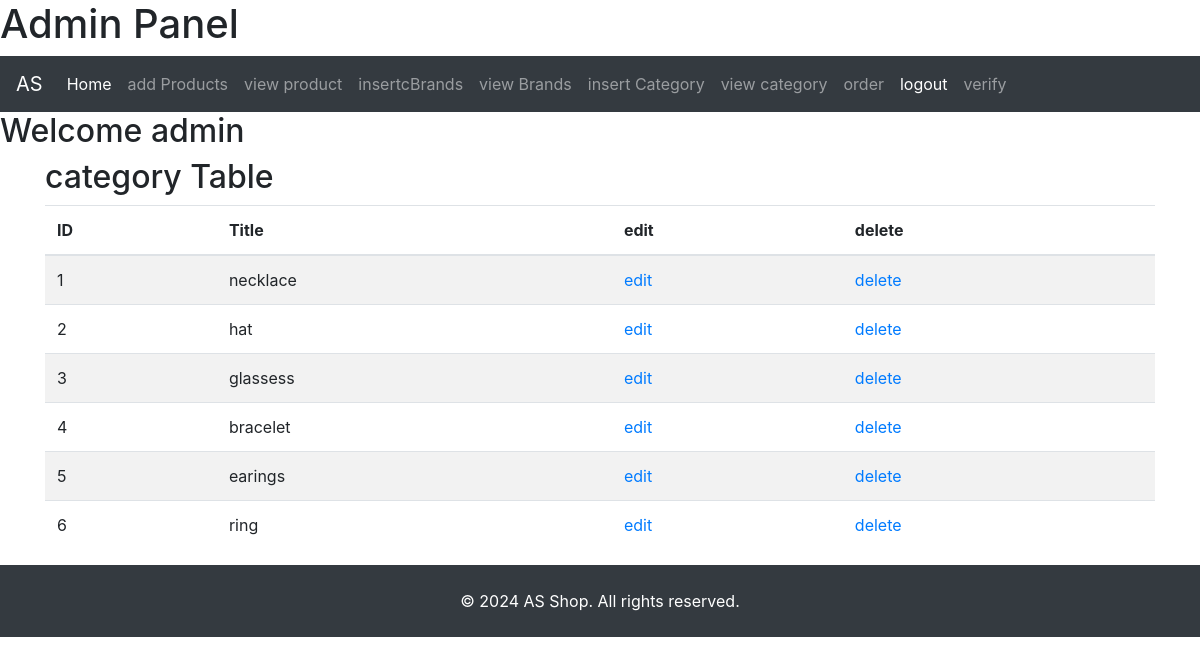
The page /admin/home.php?view_category (signed in) on the database its author committed.
### tables this page shows
CREATE TABLE `category` (
  `catid` int(10) NOT NULL,
  `title` varchar(100) NOT NULL
);

### admin/view_category.php (the view, shortened to what this page needs)
<div class="container">
    <h2>category Table</h2>
    <table class="table table-striped">
        <thead>
            <tr>
                <th>ID</th>
                <th>Title</th>
              <th>edit</th>
              <th>delete</th>
            </tr>
        </thead>
        <tbody>
     <?php
     global $conn;
     $get_category = "SELECT * FROM `category`";
     $result_category = mysqli_query($conn, $get_category);
     $number = 0;
     while ($row_category = mysqli_fetch_array($result_category)) {
      $category_id = $row_category['catid'];
        $category_title = $row_category['title'];
        $number++;
        ?>
        <tr>
            <td><?php echo $number; ?></td>
            <td><?php echo $category_title; ?></td>
            <td><a href="index.php?edit_category=<?php echo $category_id; ?>">edit</a></td>
            <td><a href="index.php?delete_category=<?php echo $category_id; ?>">delete</a></td>
        </tr>
        <?php
     }
     ?>
        </tbody>
    </table>
</div>

### rows shown on the page
category: title "necklace"
category: title "hat"
category: title "glassess"
category: title "bracelet"
category: title "earings"
category: title "ring"

### other values the page prints
$_SESSION['admin_username'] "admin"
